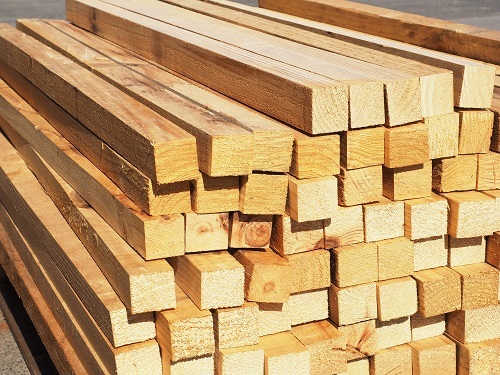
#> input picture other_image/raw_data/timber4.jpg, 500 x 375 px
$ python first_image.py   (older library calls are emulated)
#> lines starting #> are read from the running program, lines starting #| are printed output that depends on the picture; after the words box and inside, x2 and y2 are one past the last pixel; in counts of white or black regions, pixels touching at a corner belong together
# _*_ coding: utf-8 _*_
__author__ = 'LelandYan'
__date__ = '2019/5/16 19:32'
import numpy as np
import cv2
import matplotlib.pyplot as plt
import copy
from pylab import mpl

# 防止中文乱码
mpl.rcParams['font.sans-serif'] = ['SimHei']


class processing_image:
    def __init__(self, filename="./raw_data/timg.jpg", output="./out_data",icon="./raw_data/icon_timg.jpg"):
        self.filename = filename
        self.output = output
        self.icon = icon

    def op_gray_to_four_type(self, kernel=(9, 9), erode_iter=5, dilate_iter=5):

#> called with kernel = (9, 9), erode_iter = 5, dilate_iter = 5
        img = cv2.imread(self.filename)
#> img is the input picture: shape (375, 500, 3); mean B, G, R 105.5, 155.7, 193.2
        # gray
        img = cv2.cvtColor(img, cv2.COLOR_BGR2GRAY)
#> img: shape (375, 500)
        # erode dilate
        closed = cv2.erode(img, None, iterations=erode_iter)
        img = cv2.dilate(closed, None, iterations=dilate_iter)

        kernel = np.ones(kernel, np.uint8)
        # open operation
        img_open = cv2.morphologyEx(img, op=cv2.MORPH_OPEN, kernel=kernel)
        # close operation
        img_close = cv2.morphologyEx(img, op=cv2.MORPH_CLOSE, kernel=kernel)
        # gradient operation
        img_grad = cv2.morphologyEx(img, op=cv2.MORPH_GRADIENT, kernel=kernel)
        # tophat operation
        img_tophat = cv2.morphologyEx(img, op=cv2.MORPH_TOPHAT, kernel=kernel)
#> img_tophat: shape (375, 500); every value is 0
        # blackhat operation
        img_blackhat = cv2.morphologyEx(img, op=cv2.MORPH_BLACKHAT, kernel=kernel)
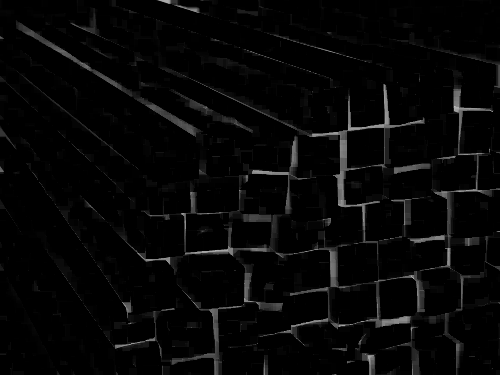
#> img_blackhat: shape (375, 500); min 0, max 193, mean 6.4
        # Plot the images
        images = [img, img_open, img_close, img_grad,
                  img_tophat, img_blackhat]
        names = ["raw_img", "img_open", "img_close", "img_grad", "img_tophat", "img_blackhat"]
        cv2.imwrite(self.output+"/gradient_image1.jpg",img_grad)
        fig, axs = plt.subplots(nrows=2, ncols=3, figsize=(15, 15))
        for ind, p in enumerate(images):
            ax = axs[ind // 3, ind % 3]
            ax.imshow(p, cmap='gray')
            ax.set_title(names[ind])
            ax.axis('off')
#> this loop made 6 passes
        plt.show()

    def op_first_to_three_type(self, flag=False):
        # 全局阈值
        def threshold_demo(image):
            gray = cv2.cvtColor(image, cv2.COLOR_RGB2GRAY)  # 把输入图像灰度化
            # 直接阈值化是对输入的单通道矩阵逐像素进行阈值分割。
            ret, binary = cv2.threshold(gray, 0, 255, cv2.THRESH_BINARY | cv2.THRESH_TRIANGLE)
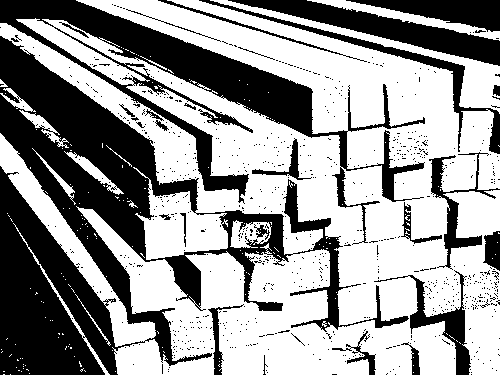
#> binary: shape (375, 500); 59.7% white; 787 black regions (760 under 20 px), largest, box (x1, y1, x2, y2) and area: (0, 36, 409, 375) 40639, (0, 0, 425, 245) 16699, (228, 0, 500, 66) 5053
#> ret = 160
            if flag:
                cv2.imwrite(self.output + "/global_binary_first1.jpg", binary)
            return binary

        # 局部阈值
        def local_threshold(image):
            gray = cv2.cvtColor(image, cv2.COLOR_RGB2GRAY)  # 把输入图像灰度化
            # 自适应阈值化能够根据图像不同区域亮度分布，改变阈值
            binary = cv2.adaptiveThreshold(gray, 255, cv2.ADAPTIVE_THRESH_GAUSSIAN_C, cv2.THRESH_BINARY, 25, 10)
#> binary: shape (375, 500); 72.8% white; 4108 black regions (4011 under 20 px), largest, box (x1, y1, x2, y2) and area: (0, 36, 500, 375) 11205, (0, 115, 212, 375) 4589, (66, 0, 430, 202) 3723
            if flag:
                cv2.imwrite(self.output + "/local_binary_first1.jpg", binary)
            return binary

        # 用户自己计算阈值
        def custom_threshold(image):
            gray = cv2.cvtColor(image, cv2.COLOR_RGB2GRAY)  # 把输入图像灰度化
            h, w = gray.shape[:2]
#> h = 375; w = 500
            m = np.reshape(gray, [1, w * h])
            mean = m.sum() / (w * h)
#> mean = 161.2
            ret, binary = cv2.threshold(gray, mean, 255, cv2.THRESH_BINARY)
#> binary: shape (375, 500); 59.5% white; 826 black regions (797 under 20 px), largest, box (x1, y1, x2, y2) and area: (0, 36, 409, 375) 40790, (0, 0, 425, 245) 16749, (227, 0, 500, 66) 5064
#> ret = 161
            if flag:
                cv2.imwrite(self.output + "/custom_binary_first1.jpg", binary)
            return binary

        if flag:
            src = cv2.imread("./out_data/gradient_image1.jpg")
        else:
            src = cv2.imread(self.filename)
        src = cv2.cvtColor(src, cv2.COLOR_BGR2RGB)
        global_scr = threshold_demo(src)
        local_scr = local_threshold(src)
        custom_src = custom_threshold(src)
        images = [src, global_scr, local_scr,
                  custom_src]
        names = ["src", "global_scr", "local_scr", "custom_src"]
        fig, axs = plt.subplots(nrows=2, ncols=2, figsize=(10, 10))
        for ind, p in enumerate(images):
            ax = axs[ind // 2, ind % 2]
            ax.imshow(p, cmap='gray')
            ax.set_title(names[ind])
            ax.axis('off')
#> this loop made 4 passes
        plt.show()

    def op_cutting_image(self):
        raw_img = cv2.imread(self.filename)
        img = cv2.imread("./out_data/gradient_image1.jpg")
        gray = cv2.cvtColor(img, cv2.COLOR_BGR2GRAY)
        blurred = cv2.bilateralFilter(gray, 7, sigmaSpace=75, sigmaColor=75)
        ret, binary = cv2.threshold(blurred, 127, 255, cv2.THRESH_BINARY)
        closed = cv2.dilate(binary, None, iterations=130)
        closed = cv2.erode(closed, None, iterations=127)

        _, contours, hierarchy = cv2.findContours(closed, cv2.RETR_TREE, cv2.CHAIN_APPROX_SIMPLE)
        c = sorted(contours, key=cv2.contourArea, reverse=True)[0]

        # compute the rotated bounding box of the largest contour
        rect = cv2.minAreaRect(c)
        box = np.int0(cv2.boxPoints(rect))
        # draw a bounding box arounded the detected barcode and display the image
        draw_img = cv2.drawContours(raw_img.copy(), [box], -1, (0, 0, 255), 3)

        h, w, _ = img.shape
        Xs = [i[0] for i in box]
        Ys = [i[1] for i in box]
        x1 = min(Xs)
        x2 = max(Xs)
        y1 = min(Ys)
        y2 = max(Ys)
        hight = y2 - y1
        width = x2 - x1
        crop_img = img[0:h - hight, x1:x1 + width]
        raw_img = raw_img[0:h - hight, x1:x1 + width]
        cv2.imwrite(self.output + "/raw_draw_image1.jpg", draw_img)
        cv2.imwrite(self.output + "/raw_cutting_image1.jpg", raw_img)
        cv2.imwrite(self.output + "/gray_cutting_image1.jpg", crop_img)

    def op_edge_test(self):
        def gray_dege_test():
            img = cv2.imread("./out_data/gradient_image1.jpg")
#> img: shape (375, 500, 3); min 0, max 212, mean 55.7
            gray = cv2.cvtColor(img, cv2.COLOR_BGR2GRAY)
            blurred = cv2.GaussianBlur(gray, (9, 9), 0)
            ret, binary = cv2.threshold(blurred, 127, 255, cv2.THRESH_BINARY)
#> binary: shape (375, 500); 11.3% white; 57 white regions (7 under 20 px), largest, box (x1, y1, x2, y2) and area: (426, 87, 500, 271) 3263, (280, 245, 422, 335) 3090, (193, 81, 427, 162) 2878
            closed = cv2.dilate(binary, None, iterations=110)
#> closed: shape (375, 500); every value is 255
            closed = cv2.erode(closed, None, iterations=120)

            _, contours, hierarchy = cv2.findContours(closed, cv2.RETR_TREE, cv2.CHAIN_APPROX_SIMPLE)
#> contours = [[[0, 0], [0, 374], [499, 374], [499, 0]]]

            cv2.drawContours(img, contours, -1, (0, 0, 255), 3)
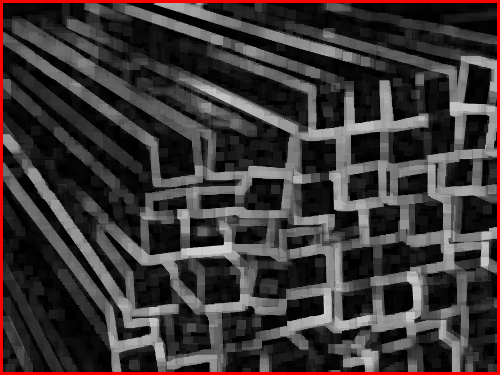
#> img: shape (375, 500, 3); mean B, G, R 54.8, 54.8, 61.9
            plt.imshow(img)
            plt.show()
            cv2.imwrite(self.output + "/gray_edge_test.jpg", img)

        def fourier_edge_test():
            img = cv2.imread('./out_data/gradient_image1.jpg', 0)
            f = np.fft.fft2(img)
            fshift = np.fft.fftshift(f)

            rows, cols = img.shape
#> rows = 375; cols = 500
            crow, ccol = int(rows / 2), int(cols / 2)
#> crow = 187; ccol = 250
            for i in range(crow - 30, crow + 30):
                for j in range(ccol - 30, ccol + 30):
                    fshift[i][j] = 0.0
            f_ishift = np.fft.ifftshift(fshift)
            img_back = np.fft.ifft2(f_ishift)  # 进行高通滤波
            # 取绝对值
            img_back = np.abs(img_back)
            plt.subplot(121), plt.imshow(img, cmap='gray')  # 因图像格式问题，暂已灰度输出
            plt.title('Input Image'), plt.xticks([]), plt.yticks([])
            # 先对灰度图像进行伽马变换，以提升暗部细节
            rows, cols = img_back.shape
            gamma = copy.deepcopy(img_back)
            rows = img.shape[0]
            cols = img.shape[1]
            for i in range(rows):
                for j in range(cols):
                    gamma[i][j] = 5.0 * pow(gamma[i][j], 0.34)  # 0.34这个参数是我手动调出来的，根据不同的图片，可以选择不同的数值
            # 对灰度图像进行反转

            for i in range(rows):
                for j in range(cols):
                    gamma[i][j] = 255 - gamma[i][j]
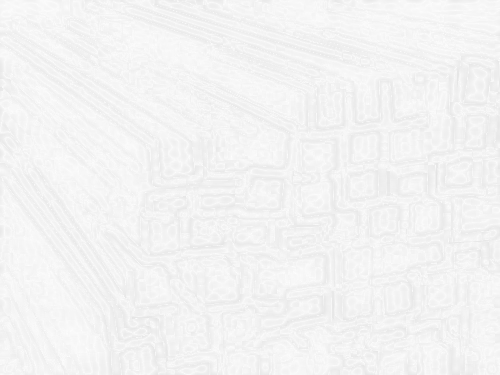
#> gamma: shape (375, 500) float64; min 228.3, max 254.1, mean 243.7

            plt.subplot(122), plt.imshow(gamma, cmap='gray')
            plt.title('Result in HPF'), plt.xticks([]), plt.yticks([])
            cv2.imwrite(self.output + "/fourier_edge_test_image1.jpg", gamma)
            plt.show()

        def canny_edge_test():
            img = cv2.imread('./out_data/gradient_image1.jpg', 0)
            edges = cv2.Canny(img, 100, 200)
#> edges: shape (375, 500); 10.3% white in thin lines or dots

            plt.subplot(121), plt.imshow(img, cmap='gray')
            plt.title('original'), plt.xticks([]), plt.yticks([])
            plt.subplot(122), plt.imshow(edges, cmap='gray')
            plt.title('edge'), plt.xticks([]), plt.yticks([])
            cv2.imwrite(self.output + "/canny_edge_test_image1.jpg", edges)
            plt.show()
#> in threshold_demo (call 2), `ret, binary = cv2.threshold(gray, 0, 255, cv2.THRESH_BINARY | cv2.THRE..`: binary: shape (375, 500); 48.8% white; 144 white regions (107 under 20 px), largest, box (x1, y1, x2, y2) and area: (0, 0, 500, 375) 80096, (153, 0, 388, 71) 2670, (13, 67, 148, 179) 1860
#> in local_threshold (call 2), `binary = cv2.adaptiveThreshold(gray, 255, cv2.ADAPTIVE_THRESH_GAUSSIAN..`: binary: shape (375, 500); 68% white; 426 black regions (314 under 20 px), largest, box (x1, y1, x2, y2) and area: (120, 0, 455, 164) 6291, (77, 182, 337, 255) 3398, (128, 65, 291, 172) 2600
#> in custom_threshold (call 2), `mean = m.sum() / (w * h)`: mean = 55.69
#> in custom_threshold (call 2), `ret, binary = cv2.threshold(gray, mean, 255, cv2.THRESH_BINARY)`:
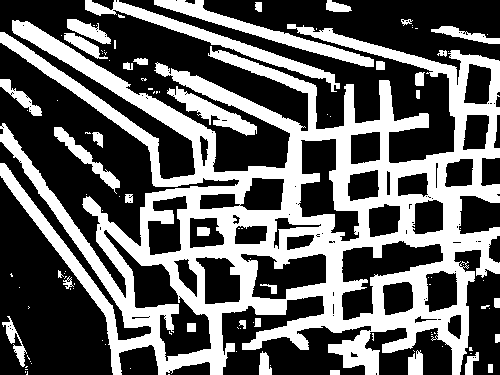
#> binary: shape (375, 500); 38.7% white; 109 white regions (73 under 20 px), largest, box (x1, y1, x2, y2) and area: (0, 20, 500, 375) 60494, (85, 0, 340, 92) 2710, (154, 0, 374, 67) 2414
#> in custom_threshold (call 2), `ret, binary = cv2.threshold(gray, mean, 255, cv2.THRESH_BINARY)`: ret = 55
#> the loop in op_first_to_three_type (call 2), `for ind, p in enumerate(images):` made 4 passes

        gray_dege_test()
        fourier_edge_test()
        canny_edge_test()

    def op_trans_plot(self):
        im_in = cv2.imread("./out_data/global_binary_first1.jpg", cv2.IMREAD_GRAYSCALE)
#> im_in: shape (375, 500); min 0, max 255, mean 124.3
        th, im_th = cv2.threshold(im_in, 220, 255, cv2.THRESH_BINARY_INV)

        # Copy the thresholded image.
        im_floodfill = im_th.copy()

        # Mask used to flood filling.
        # Notice the size needs to be 2 pixels than the image.
        h, w = im_th.shape[:2]
#> h = 375; w = 500
        mask = np.zeros((h + 2, w + 2), np.uint8)

        # Floodfill from point (0, 0)
        cv2.floodFill(im_floodfill, mask, (0, 0), 255)
        cv2.imwrite(self.output + "/edge_processing1.jpg", im_floodfill)

    def op_counter(self):
        ob1 = cv2.imread("./out_data/edge_processing1.jpg", cv2.IMREAD_GRAYSCALE)
#> ob1: shape (375, 500); min 0, max 255, mean 130.7
        # ob1 = cv2.dilate(ob1, None, iterations=2)
        ob1 = cv2.bilateralFilter(ob1, 7, sigmaSpace=70, sigmaColor=70)
        ob1 = cv2.erode(ob1, None, iterations=2) # 1 # 2
        ob1 = cv2.dilate(ob1, None, iterations=2)
        ob2 = cv2.imread(self.icon, cv2.IMREAD_GRAYSCALE)
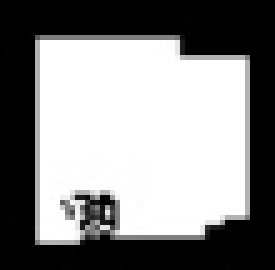
#> input picture other_image/raw_data/icon_timgber4.png, 55 x 54 px (shown 5 times larger)
#> ob2 is the input picture: shape (54, 55); min 0, max 255, mean 135.3
        # ob2 = cv2.bilateralFilter(ob2, 7, sigmaSpace=60, sigmaColor=60)
        ob2 = cv2.erode(ob2, None, iterations=1)
        # ob2 = cv2.dilate(ob2, None, iterations=1)
        # orb = cv2.xfeatures2d.SURF_create()
        orb = cv2.xfeatures2d.SIFT_create()
        keyp1, desp1 = orb.detectAndCompute(ob1, None)
#> keyp1 = 916 keypoints; strongest (x, y, size): (204, 320, 6), (361, 183, 5.6), (49, 31, 3.3), (118, 313, 6.1)
        keyp2, desp2 = orb.detectAndCompute(ob2, None)
#> keyp2 = 16 keypoints; strongest (x, y, size): (11, 45, 4.1), (25, 24, 20.8), (13, 46, 2.1), (19, 41, 6)
        FLANN_INDEX_KDTREE = 1
        index_params = dict(algorithm=FLANN_INDEX_KDTREE, trees=5)
        search_params = dict(checks=50)
        flann = cv2.FlannBasedMatcher(index_params, search_params)
        matches = flann.knnMatch(desp1, desp2, k=2)
#> matches = 916 matches
        matchesMask = [[0, 0] for i in range(len(matches))]
#> matchesMask = 916 pairs, first value 0 to 0, second value 0 to 0
        for i, (m, n) in enumerate(matches):
            if m.distance < 0.7 * n.distance:
                matchesMask[i] = [1, 0]
#> after the loop, matchesMask = 916 pairs, first value 0 to 1, second value 0 to 0
        # 如果第一个邻近距离比第二个邻近距离的0.7倍小，则保留
        draw_params = dict(matchColor=(0, 255, 0), singlePointColor=(255, 0, 0), matchesMask=matchesMask, flags=0)
#> draw_params = 4 items
        img3 = cv2.drawMatchesKnn(ob1, keyp1, ob2, keyp2, matches, None, **draw_params)
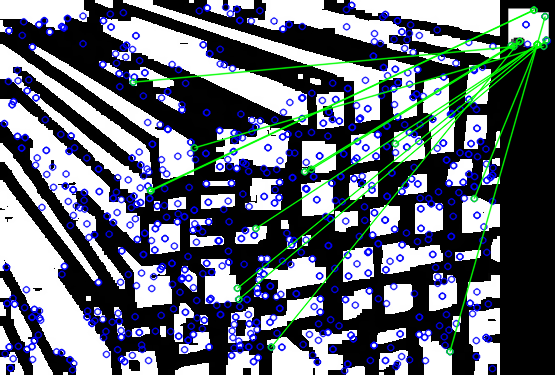
#> img3: shape (375, 555, 3); mean of channels 0, 1, 2 117.7, 106.1, 99.4; drawn as B, G, R
        a = len(keyp1) // len(keyp2)
#> a = 57
        plt.figure(figsize=(8, 8))
        plt.subplot(211)
        plt.imshow(img3)
        plt.subplot(212)
        plt.text(0.5, 0.6, "the number of sticks:" + str(a), size=30, ha="center", va="center")
        plt.axis('off')
        plt.show()
        cv2.imwrite(self.output+"/counter_sticks_image1.jpg", img3)

if __name__ == '__main__':
    ob = processing_image(filename="./raw_data/timber4.jpg",icon="./raw_data/icon_timgber4.png")
    ob.op_gray_to_four_type()
    ob.op_first_to_three_type()
    # ob.op_cutting_image()
    ob.op_edge_test()
    ob.op_first_to_three_type(flag=True)
    ob.op_trans_plot()
    ob.op_counter()
